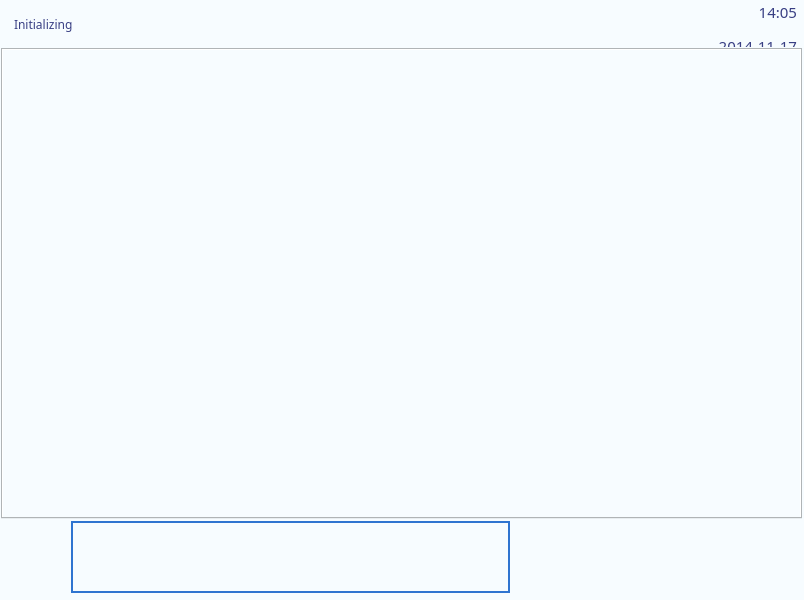
<?xml version="1.0" encoding="UTF-8"?>
<ui version="4.0">
 <class>GWidget</class>
 <widget class="QWidget" name="GWidget">
  <property name="geometry">
   <rect>
    <x>0</x>
    <y>0</y>
    <width>804</width>
    <height>600</height>
   </rect>
  </property>
  <property name="minimumSize">
   <size>
    <width>800</width>
    <height>600</height>
   </size>
  </property>
  <property name="maximumSize">
   <size>
    <width>804</width>
    <height>600</height>
   </size>
  </property>
  <property name="font">
   <font>
    <family>文泉驿等宽微米黑</family>
   </font>
  </property>
  <property name="windowTitle">
   <string>ArmUI</string>
  </property>
  <property name="styleSheet">
   <string notr="true">color:#383e83;background-color:#f7fcff;</string>
  </property>
  <layout class="QVBoxLayout" name="verticalLayout">
   <property name="spacing">
    <number>1</number>
   </property>
   <property name="leftMargin">
    <number>1</number>
   </property>
   <property name="topMargin">
    <number>2</number>
   </property>
   <property name="rightMargin">
    <number>2</number>
   </property>
   <property name="bottomMargin">
    <number>0</number>
   </property>
   <item>
    <layout class="QHBoxLayout" name="horizontalLayout">
     <item>
      <widget class="QLabel" name="labelLogo">
       <property name="text">
        <string/>
       </property>
       <property name="pixmap">
        <pixmap resource="../armui_rcs.qrc">:/png/logo3</pixmap>
       </property>
      </widget>
     </item>
     <item>
      <widget class="QLabel" name="labelStatus">
       <property name="sizePolicy">
        <sizepolicy hsizetype="Expanding" vsizetype="Preferred">
         <horstretch>0</horstretch>
         <verstretch>0</verstretch>
        </sizepolicy>
       </property>
       <property name="font">
        <font>
         <family>文泉驿等宽微米黑</family>
        </font>
       </property>
       <property name="text">
        <string>Initializing</string>
       </property>
      </widget>
     </item>
     <item>
      <widget class="QLabel" name="labelFile">
       <property name="sizePolicy">
        <sizepolicy hsizetype="Expanding" vsizetype="Preferred">
         <horstretch>0</horstretch>
         <verstretch>0</verstretch>
        </sizepolicy>
       </property>
       <property name="font">
        <font>
         <family>文泉驿等宽微米黑</family>
        </font>
       </property>
       <property name="text">
        <string/>
       </property>
      </widget>
     </item>
     <item>
      <widget class="QWidget" name="widgetUp" native="true">
       <property name="sizePolicy">
        <sizepolicy hsizetype="Fixed" vsizetype="Preferred">
         <horstretch>0</horstretch>
         <verstretch>0</verstretch>
        </sizepolicy>
       </property>
       <property name="minimumSize">
        <size>
         <width>260</width>
         <height>45</height>
        </size>
       </property>
       <property name="maximumSize">
        <size>
         <width>260</width>
         <height>45</height>
        </size>
       </property>
       <widget class="QLabel" name="labelError">
        <property name="geometry">
         <rect>
          <x>4</x>
          <y>9</y>
          <width>32</width>
          <height>32</height>
         </rect>
        </property>
        <property name="sizePolicy">
         <sizepolicy hsizetype="Fixed" vsizetype="Fixed">
          <horstretch>0</horstretch>
          <verstretch>0</verstretch>
         </sizepolicy>
        </property>
        <property name="minimumSize">
         <size>
          <width>32</width>
          <height>32</height>
         </size>
        </property>
        <property name="maximumSize">
         <size>
          <width>32</width>
          <height>32</height>
         </size>
        </property>
        <property name="text">
         <string/>
        </property>
        <property name="pixmap">
         <pixmap resource="../armui_rcs.qrc">:/png/drawer_status</pixmap>
        </property>
        <property name="scaledContents">
         <bool>true</bool>
        </property>
       </widget>
       <widget class="QLabel" name="labelHotlid">
        <property name="geometry">
         <rect>
          <x>45</x>
          <y>9</y>
          <width>32</width>
          <height>32</height>
         </rect>
        </property>
        <property name="sizePolicy">
         <sizepolicy hsizetype="Fixed" vsizetype="Fixed">
          <horstretch>0</horstretch>
          <verstretch>0</verstretch>
         </sizepolicy>
        </property>
        <property name="minimumSize">
         <size>
          <width>32</width>
          <height>32</height>
         </size>
        </property>
        <property name="maximumSize">
         <size>
          <width>32</width>
          <height>32</height>
         </size>
        </property>
        <property name="text">
         <string/>
        </property>
        <property name="pixmap">
         <pixmap resource="../armui_rcs.qrc">:/png/hotlid_unused</pixmap>
        </property>
        <property name="scaledContents">
         <bool>true</bool>
        </property>
       </widget>
       <widget class="QLabel" name="labelUsb">
        <property name="geometry">
         <rect>
          <x>88</x>
          <y>9</y>
          <width>32</width>
          <height>32</height>
         </rect>
        </property>
        <property name="sizePolicy">
         <sizepolicy hsizetype="Fixed" vsizetype="Fixed">
          <horstretch>0</horstretch>
          <verstretch>0</verstretch>
         </sizepolicy>
        </property>
        <property name="minimumSize">
         <size>
          <width>32</width>
          <height>32</height>
         </size>
        </property>
        <property name="maximumSize">
         <size>
          <width>32</width>
          <height>32</height>
         </size>
        </property>
        <property name="text">
         <string/>
        </property>
        <property name="pixmap">
         <pixmap resource="../armui_rcs.qrc">:/png/sub</pixmap>
        </property>
        <property name="scaledContents">
         <bool>true</bool>
        </property>
       </widget>
       <widget class="QLabel" name="labelWeb">
        <property name="geometry">
         <rect>
          <x>131</x>
          <y>9</y>
          <width>32</width>
          <height>32</height>
         </rect>
        </property>
        <property name="sizePolicy">
         <sizepolicy hsizetype="Fixed" vsizetype="Fixed">
          <horstretch>0</horstretch>
          <verstretch>0</verstretch>
         </sizepolicy>
        </property>
        <property name="minimumSize">
         <size>
          <width>32</width>
          <height>32</height>
         </size>
        </property>
        <property name="maximumSize">
         <size>
          <width>32</width>
          <height>32</height>
         </size>
        </property>
        <property name="text">
         <string/>
        </property>
        <property name="pixmap">
         <pixmap resource="../armui_rcs.qrc">:/png/network_disconnect</pixmap>
        </property>
        <property name="scaledContents">
         <bool>true</bool>
        </property>
       </widget>
       <widget class="QLabel" name="labelTime">
        <property name="geometry">
         <rect>
          <x>164</x>
          <y>-1</y>
          <width>91</width>
          <height>51</height>
         </rect>
        </property>
        <property name="sizePolicy">
         <sizepolicy hsizetype="Minimum" vsizetype="Preferred">
          <horstretch>0</horstretch>
          <verstretch>0</verstretch>
         </sizepolicy>
        </property>
        <property name="font">
         <font>
          <family>文泉驿等宽微米黑</family>
          <pointsize>11</pointsize>
          <weight>50</weight>
          <italic>false</italic>
          <bold>false</bold>
         </font>
        </property>
        <property name="text">
         <string>&lt;html&gt;&lt;head/&gt;&lt;body&gt;&lt;p&gt;&lt;span style=&quot; font-size:11pt;&quot;&gt;14:05&lt;/span&gt;&lt;/p&gt;&lt;p&gt;&lt;span style=&quot; font-size:11pt;&quot;&gt;2014-11-17&lt;/span&gt;&lt;/p&gt;&lt;/body&gt;&lt;/html&gt;</string>
        </property>
        <property name="textFormat">
         <enum>Qt::AutoText</enum>
        </property>
        <property name="alignment">
         <set>Qt::AlignRight|Qt::AlignTrailing|Qt::AlignVCenter</set>
        </property>
       </widget>
      </widget>
     </item>
    </layout>
   </item>
   <item>
    <widget class="QTabWidget" name="tabWidgetMain">
     <property name="sizePolicy">
      <sizepolicy hsizetype="Expanding" vsizetype="Expanding">
       <horstretch>0</horstretch>
       <verstretch>0</verstretch>
      </sizepolicy>
     </property>
     <property name="font">
      <font>
       <family>文泉驿等宽微米黑</family>
      </font>
     </property>
     <property name="styleSheet">
      <string notr="true"/>
     </property>
     <property name="documentMode">
      <bool>false</bool>
     </property>
    </widget>
   </item>
   <item>
    <widget class="QWidget" name="widgetBottom" native="true">
     <property name="sizePolicy">
      <sizepolicy hsizetype="Preferred" vsizetype="Fixed">
       <horstretch>0</horstretch>
       <verstretch>0</verstretch>
      </sizepolicy>
     </property>
     <property name="minimumSize">
      <size>
       <width>800</width>
       <height>80</height>
      </size>
     </property>
     <property name="maximumSize">
      <size>
       <width>800</width>
       <height>80</height>
      </size>
     </property>
     <layout class="QHBoxLayout" name="horizontalLayout_2" stretch="0,4,0,0,0,0">
      <property name="spacing">
       <number>8</number>
      </property>
      <property name="leftMargin">
       <number>0</number>
      </property>
      <property name="topMargin">
       <number>1</number>
      </property>
      <property name="bottomMargin">
       <number>7</number>
      </property>
      <item>
       <widget class="QPushButton" name="buttonAlarm">
        <property name="minimumSize">
         <size>
          <width>62</width>
          <height>58</height>
         </size>
        </property>
        <property name="maximumSize">
         <size>
          <width>62</width>
          <height>58</height>
         </size>
        </property>
        <property name="focusPolicy">
         <enum>Qt::NoFocus</enum>
        </property>
        <property name="styleSheet">
         <string notr="true">border-radius:8px;</string>
        </property>
        <property name="text">
         <string/>
        </property>
        <property name="icon">
         <iconset resource="../armui_rcs.qrc">
          <normaloff>:/png/status1</normaloff>:/png/status1</iconset>
        </property>
        <property name="iconSize">
         <size>
          <width>60</width>
          <height>60</height>
         </size>
        </property>
       </widget>
      </item>
      <item>
       <widget class="QTextEdit" name="textEditOperate">
        <property name="font">
         <font>
          <family>文泉驿等宽微米黑</family>
          <pointsize>11</pointsize>
         </font>
        </property>
        <property name="styleSheet">
         <string notr="true">border: 2px solid #2f74d0;</string>
        </property>
        <property name="frameShadow">
         <enum>QFrame::Plain</enum>
        </property>
        <property name="verticalScrollBarPolicy">
         <enum>Qt::ScrollBarAlwaysOff</enum>
        </property>
        <property name="horizontalScrollBarPolicy">
         <enum>Qt::ScrollBarAlwaysOff</enum>
        </property>
        <property name="sizeAdjustPolicy">
         <enum>QAbstractScrollArea::AdjustToContents</enum>
        </property>
        <property name="autoFormatting">
         <set>QTextEdit::AutoNone</set>
        </property>
        <property name="undoRedoEnabled">
         <bool>false</bool>
        </property>
        <property name="lineWrapMode">
         <enum>QTextEdit::WidgetWidth</enum>
        </property>
        <property name="readOnly">
         <bool>true</bool>
        </property>
        <property name="textInteractionFlags">
         <set>Qt::NoTextInteraction</set>
        </property>
        <property name="placeholderText">
         <string/>
        </property>
       </widget>
      </item>
      <item>
       <widget class="QPushButton" name="buttonStart_Pause">
        <property name="sizePolicy">
         <sizepolicy hsizetype="Minimum" vsizetype="Preferred">
          <horstretch>0</horstretch>
          <verstretch>0</verstretch>
         </sizepolicy>
        </property>
        <property name="minimumSize">
         <size>
          <width>62</width>
          <height>58</height>
         </size>
        </property>
        <property name="maximumSize">
         <size>
          <width>62</width>
          <height>58</height>
         </size>
        </property>
        <property name="focusPolicy">
         <enum>Qt::NoFocus</enum>
        </property>
        <property name="styleSheet">
         <string notr="true">border-radius:8px;</string>
        </property>
        <property name="text">
         <string/>
        </property>
        <property name="icon">
         <iconset resource="../armui_rcs.qrc">
          <normaloff>:/png/run</normaloff>:/png/run</iconset>
        </property>
        <property name="iconSize">
         <size>
          <width>60</width>
          <height>56</height>
         </size>
        </property>
       </widget>
      </item>
      <item>
       <widget class="QPushButton" name="buttonStop">
        <property name="sizePolicy">
         <sizepolicy hsizetype="Minimum" vsizetype="Preferred">
          <horstretch>0</horstretch>
          <verstretch>0</verstretch>
         </sizepolicy>
        </property>
        <property name="minimumSize">
         <size>
          <width>62</width>
          <height>58</height>
         </size>
        </property>
        <property name="maximumSize">
         <size>
          <width>62</width>
          <height>58</height>
         </size>
        </property>
        <property name="focusPolicy">
         <enum>Qt::NoFocus</enum>
        </property>
        <property name="styleSheet">
         <string notr="true">border-radius:8px;</string>
        </property>
        <property name="text">
         <string/>
        </property>
        <property name="icon">
         <iconset resource="../armui_rcs.qrc">
          <normaloff>:/png/stop</normaloff>:/png/stop</iconset>
        </property>
        <property name="iconSize">
         <size>
          <width>60</width>
          <height>56</height>
         </size>
        </property>
       </widget>
      </item>
      <item>
       <widget class="QPushButton" name="buttonEject">
        <property name="enabled">
         <bool>true</bool>
        </property>
        <property name="sizePolicy">
         <sizepolicy hsizetype="Minimum" vsizetype="Preferred">
          <horstretch>0</horstretch>
          <verstretch>0</verstretch>
         </sizepolicy>
        </property>
        <property name="minimumSize">
         <size>
          <width>62</width>
          <height>58</height>
         </size>
        </property>
        <property name="maximumSize">
         <size>
          <width>62</width>
          <height>58</height>
         </size>
        </property>
        <property name="focusPolicy">
         <enum>Qt::NoFocus</enum>
        </property>
        <property name="styleSheet">
         <string notr="true">border-radius:8px;</string>
        </property>
        <property name="text">
         <string/>
        </property>
        <property name="icon">
         <iconset resource="../armui_rcs.qrc">
          <normaloff>:/png/drawer</normaloff>:/png/drawer</iconset>
        </property>
        <property name="iconSize">
         <size>
          <width>60</width>
          <height>56</height>
         </size>
        </property>
       </widget>
      </item>
      <item>
       <widget class="GPushButton" name="buttonExit">
        <property name="sizePolicy">
         <sizepolicy hsizetype="Minimum" vsizetype="Preferred">
          <horstretch>0</horstretch>
          <verstretch>0</verstretch>
         </sizepolicy>
        </property>
        <property name="minimumSize">
         <size>
          <width>62</width>
          <height>58</height>
         </size>
        </property>
        <property name="maximumSize">
         <size>
          <width>62</width>
          <height>58</height>
         </size>
        </property>
        <property name="focusPolicy">
         <enum>Qt::NoFocus</enum>
        </property>
        <property name="styleSheet">
         <string notr="true">border-radius:8px;</string>
        </property>
        <property name="text">
         <string/>
        </property>
        <property name="icon">
         <iconset resource="../armui_rcs.qrc">
          <normaloff>:/png/shutdown</normaloff>:/png/shutdown</iconset>
        </property>
        <property name="iconSize">
         <size>
          <width>60</width>
          <height>56</height>
         </size>
        </property>
       </widget>
      </item>
     </layout>
    </widget>
   </item>
  </layout>
 </widget>
 <layoutdefault spacing="6" margin="11"/>
 <customwidgets>
  <customwidget>
   <class>GPushButton</class>
   <extends>QPushButton</extends>
   <header location="global">gpushbutton.h</header>
  </customwidget>
 </customwidgets>
 <resources>
  <include location="../armui_rcs.qrc"/>
  <include location="../armui_rcs.qrc"/>
 </resources>
 <connections/>
</ui>
